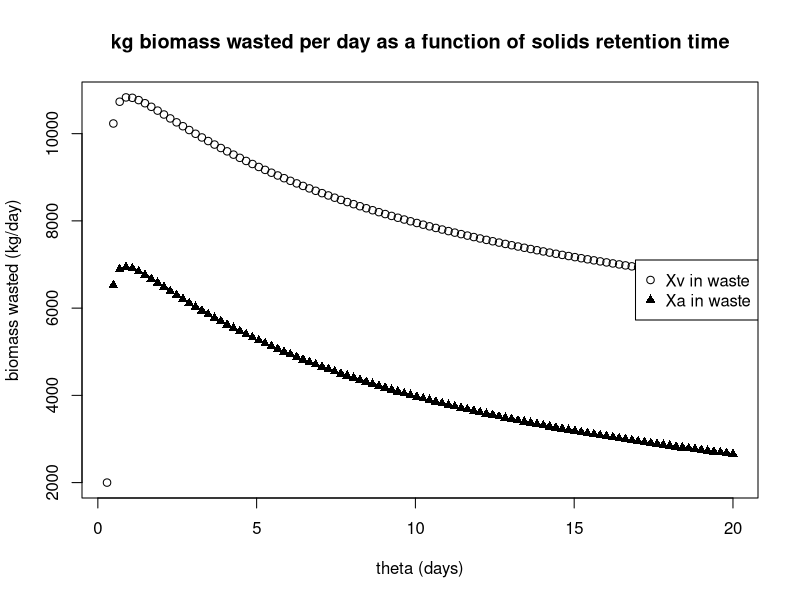

The R source for this figure:
# Biological Processes 2018
# In Class Assignment PS3

setwd("~/github/Biological_Processes")

Q = 10^8 # L/d
S_o = 200 # mg BOD/L
Xv_o = 100 # mg VSS/L
fd_o = 0.8 # fraction of Xv_o
fd = 0.8 # fraction of Xv
Y = 0.5 # g Xa / g BOD
b = 0.1 # 1/day
q_hat = 8 # g BOD / (g Xa * day)
K = 25 # mg BOD / L

theta_x_min = (K + S_o)/(S_o*(Y*q_hat-b)-b*K) # days
theta_x_max = 20 # days
theta_array = seq(theta_x_min,theta_x_max,length = 100) # days

Xi_o = (1-fd_o)*Xv_o # mg incalcitrant VSS/L
btheta = b*theta_array # unitless
fg = 1-fd_o

Qw_Xvw_mgperd = Q*(Xi_o + Y*(S_o-K*((1+b*theta_array)/(Y*q_hat*theta_array - (1+b*theta_array))))
            * (1+(1-fd)*b*theta_array)/(1+b*theta_array)) # mg VSS/day

#fun = 1+(b*theta_array)
#term1 = 1+((1-fd_o)*(b*theta_array)/(fun))
#term2 = S_o - ((K*fun)/((Y*q_hat*theta_array)-(fun)))
#combo = Q*(Xi_o + (Y*term1*term2))
Qw_Xvw_kgperd = Qw_Xvw_mgperd / 1000000 # kg VSS/day

Qw_Xaw_mgperd = fd*Q*Y*(1/(1+btheta))*(S_o - K*(1+btheta)/(Y*q_hat*theta_array - (1+btheta)))
Qw_Xaw_kgperd = Qw_Xaw_mgperd / 1000000 # kg VSS/day


plot(theta_array, Qw_Xvw_kgperd, xlab = "theta (days)", ylab = "biomass wasted (kg/day)", main = "kg biomass wasted per day as a function of solids retention time")
points(theta_array, Qw_Xaw_kgperd, pch = 17)
legend( x= "right", y=0.92,
        legend=c("Xv in waste","Xa in waste"),
        pch=c(21, 17))
